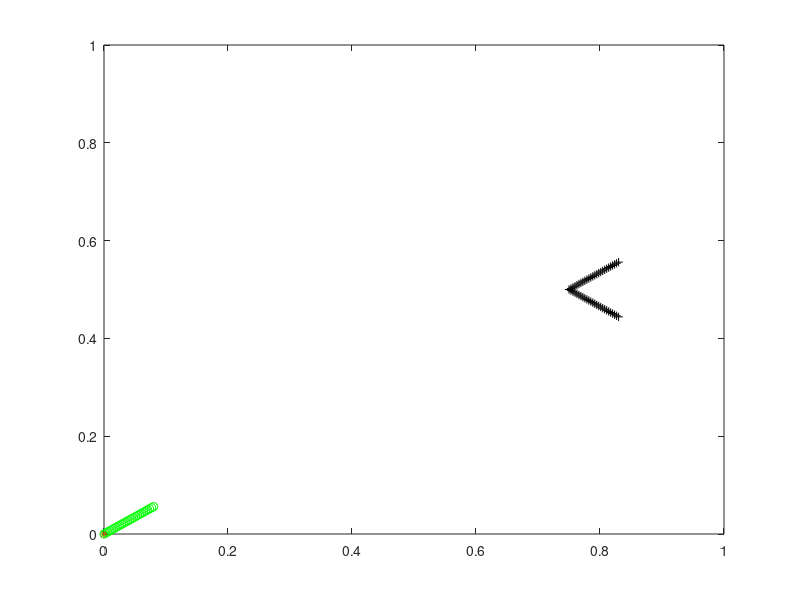

Here is the MATLAB script that generated this plot:
%-------------------------------------------------------------------------------------------------------------------%
%
% IB2d is an Immersed Boundary Code (IB) for solving fully coupled non-linear 
% 	fluid-structure interaction models. This version of the code is based off of
%	Peskin's Immersed Boundary Method Paper in Acta Numerica, 2002.
%
% Author: Nicholas A. Battista
% Email:  nick.battista@unc.edu
% Date Created: September 9th, 2016
% Institution: UNC-CH
%
% This code is capable of creating Lagrangian Structures using:
% 	1. Springs
% 	2. Beams (*torsional springs)
% 	3. Target Points
%	4. Muscle-Model (combined Force-Length-Velocity model, "HIll+(Length-Tension)")
%
% One is able to update those Lagrangian Structure parameters, e.g., spring constants, resting %%	lengths, etc
% 
% There are a number of built in Examples, mostly used for teaching purposes. 
% 
% If you would like us %to add a specific muscle model, please let Nick (nick.battista@unc.edu) know.
%
%--------------------------------------------------------------------------------------------------------------------%

%%%%%%%%%%%%%%%%%%%%%%%%%%%%%%%%%%%%%%%%%%%%%%%%%%%%%%%%%%%%%%%%%%%%%%%%%%%%%%%%%%%%%%
%
% FUNCTION: creates the geometry and prints associated input files
%
%%%%%%%%%%%%%%%%%%%%%%%%%%%%%%%%%%%%%%%%%%%%%%%%%%%%%%%%%%%%%%%%%%%%%%%%%%%%%%%%%%%%%%

function Make_Scallop_Geo_and_Input_Files()

%
% Grid Parameters (MAKE SURE MATCHES IN input2d !!!)
%
Nx =  128;        % # of Eulerian Grid Pts. in x-Direction (MUST BE EVEN!!!)
Lx = 1.0;        % Length of Eulerian Grid in x-Direction
dx = Lx/Nx;      % Grid spatial resolution

%
% Immersed Structure Geometric / Dynamic Parameters %
%
ds = 0.5*dx;              % Lagrangian Pt. Spacing (2x resolution of Eulerian grid)
struct_name = 'scallop'; % Name for .vertex, .spring, etc files. (must match what's in 'input2d')


% Call function to construct geometry
[xLag,yLag] = give_Me_Immsersed_Boundary_Geometry(ds,Lx);


half_len = (length(xLag)-1)/2;   % Computes # of Lag Pts on each "Arm"
ind_off = ceil( 0.33*half_len ); % Computes # of lags from center pt for muscle placement
b_ind = half_len - ind_off;      % Bottom index
t_ind = half_len+2 + ind_off;    % Top index
m_dist = sqrt( ( xLag(b_ind)-xLag(t_ind) )^2 + ( yLag(b_ind)-yLag(t_ind) )^2   );

%fprintf('\n\nIn give_Muscle_Activation\n --> Use %d for the Fm indices\n\n',b_ind);

% Test Muscle Placement
%plot( xLag( b_ind ), yLag( b_ind ), 'm*'); hold on;
%plot( xLag( t_ind ), yLag( t_ind ), 'm*'); hold on;


% Prints .vertex file!
print_Lagrangian_Vertices(xLag,yLag,struct_name);


% Prints .spring file!
k_Spring = 1e5;                    % Spring stiffness (does not need to be equal for all springs)
ds_Rest = ds;                        % Spring resting length (does not need to be equal for all springs)
print_Lagrangian_Springs(xLag,yLag,k_Spring,ds_Rest,struct_name);


% Prints .beam file!
k_Beam = 1e2;                      % Beam Stiffness (does not need to be equal for all beams)
C = compute_Curvatures(xLag,yLag); % Computes curvature of initial configuration
print_Lagrangian_Beams(xLag,yLag,k_Beam,C,struct_name);


% Prints .muscle file! [ a_f * Fmax *exp( -( (Q-1)/SK )^2 ) * (1/P0)*(b*P0-a*v)/(v+b); Q = LF/LFO ]
LFO = m_dist; SK = 0.3; a = 0.25; b = 4.0; Fmax = 1e3;
print_Lagrangian_Muscles(xLag,LFO,SK,a,b,Fmax,struct_name,b_ind,t_ind)


% Prints .target file!
%k_Target = 1e7;
%print_Lagrangian_Target_Pts(xLag,k_Target,struct_name);



%%%%%%%%%%%%%%%%%%%%%%%%%%%%%%%%%%%%%%%%%%%%%%%%%%%%%%%%%%%%%%%%%%%%%%%%
%
% FUNCTION: prints VERTEX points to a file called 'struct_name'.vertex
%
%%%%%%%%%%%%%%%%%%%%%%%%%%%%%%%%%%%%%%%%%%%%%%%%%%%%%%%%%%%%%%%%%%%%%%%%

function print_Lagrangian_Vertices(xLag,yLag,struct_name)

    N = length(xLag); % Total # of Lag. Pts

    vertex_fid = fopen([struct_name '.vertex'], 'w');

    fprintf(vertex_fid, '%d\n', N );

    %Loops over all Lagrangian Pts.
    for s = 1:N
        X_v = xLag(s);
        Y_v = yLag(s);
        fprintf(vertex_fid, '%1.16e %1.16e\n', X_v, Y_v);
    end

    fclose(vertex_fid);

    
    
%%%%%%%%%%%%%%%%%%%%%%%%%%%%%%%%%%%%%%%%%%%%%%%%%%%%%%%%%%%%%%%%%%%%%%%%
%
% FUNCTION: prints MUSCLE points to a file called "struct_name".muscle
%
%%%%%%%%%%%%%%%%%%%%%%%%%%%%%%%%%%%%%%%%%%%%%%%%%%%%%%%%%%%%%%%%%%%%%%%%

function print_Lagrangian_Muscles(xLag,LFO,SK,a,b,Fmax,struct_name,ind_b,ind_t)

    %N = length(xLag); %Number of Lagrangian Pts. Total

    muscle_fid = fopen([struct_name '.muscle'], 'w');

    fprintf(muscle_fid, '%d\n', 1 ); % Only 1 muscle

    %MUSCLES BETWEEN VERTICES
    fprintf(muscle_fid, '%d %d %1.16e %1.16e %1.16e %1.16e %1.16e\n', ind_b, ind_t, LFO, SK, a,b,Fmax);  
    
    fclose(muscle_fid);
   
    
%%%%%%%%%%%%%%%%%%%%%%%%%%%%%%%%%%%%%%%%%%%%%%%%%%%%%%%%%%%%%%%%%%%%%%%%
%
% FUNCTION: prints SPRING points to a file called 'struct_name'.spring
%
%%%%%%%%%%%%%%%%%%%%%%%%%%%%%%%%%%%%%%%%%%%%%%%%%%%%%%%%%%%%%%%%%%%%%%%%

function print_Lagrangian_Springs(xLag,yLag,k_Spring,ds_Rest,struct_name)

    N = length(xLag);

    spring_fid = fopen([struct_name '.spring'], 'w');

    fprintf(spring_fid, '%d\n', N-1 );    % Print # of springs 

    %spring_force = kappa_spring*ds/(ds^2);
        
    %SPRINGS BETWEEN VERTICES
    for s = 1:N
            if s < N         
                fprintf(spring_fid, '%d %d %1.16e %1.16e\n', s, s+1, k_Spring, ds_Rest);  
            %else
            %    %Case s=N
            %    fprintf(spring_fid, '%d %d %1.16e %1.16e\n', s, 1,   k_Spring, ds_Rest);  
            end
    end
    fclose(spring_fid);     
    
    
    
%%%%%%%%%%%%%%%%%%%%%%%%%%%%%%%%%%%%%%%%%%%%%%%%%%%%%%%%%%%%%%%%%%%%%%%%
%
% FUNCTION: prints TARGET points to a file called 'struct_name'.vertex
%
%%%%%%%%%%%%%%%%%%%%%%%%%%%%%%%%%%%%%%%%%%%%%%%%%%%%%%%%%%%%%%%%%%%%%%%%

function print_Lagrangian_Target_Pts(xLag,k_Target,struct_name)

    N = length(xLag);

    target_fid = fopen([struct_name '.target'], 'w');

    fprintf(target_fid, '%d\n', N );

    %Loops over all Lagrangian Pts.
    for s = 1:N
        fprintf(target_fid, '%d %1.16e\n', s, k_Target);
    end

    fclose(target_fid); 
    
    
%%%%%%%%%%%%%%%%%%%%%%%%%%%%%%%%%%%%%%%%%%%%%%%%%%%%%%%%%%%%%%%%%%%%%%%%%%%%%%%%%%%%%
%
% FUNCTION: prints BEAM (Torsional Spring) points to a file called 'struct_name'.beam
%
%%%%%%%%%%%%%%%%%%%%%%%%%%%%%%%%%%%%%%%%%%%%%%%%%%%%%%%%%%%%%%%%%%%%%%%%%%%%%%%%%%%%%

function print_Lagrangian_Beams(xLag,yLag,k_Beam,C,struct_name)

    % k_Beam: beam stiffness
    % C: beam curvature
    
    N = length(xLag); % NOTE: Total number of beams = Number of Total Lag Pts. - 2

    beam_fid = fopen([struct_name '.beam'], 'w');

    fprintf(beam_fid, '%d\n', N-2 );

    %spring_force = kappa_spring*ds/(ds^2);

    %BEAMS BETWEEN VERTICES
    for s = 2:N-1
            if  s <= N-1         
                fprintf(beam_fid, '%d %d %d %1.16e %1.16e\n',s-1, s, s+1, k_Beam, C(s) );  
            else
                %Case s=N
                fprintf(beam_fid, '%d %d %d %1.16e %1.16e\n',s-1, s, 1,   k_Beam, C(s) );  
            end
    end
    fclose(beam_fid); 
    
    
    
%%%%%%%%%%%%%%%%%%%%%%%%%%%%%%%%%%%%%%%%%%%%%%%%%%%%%%%%%%%%%%%%%%%%%%%%
%
% FUNCTION: computes "curvature" of starting configuration
% 
% NOTE: not curvature in the traditional geometric sense, in the 'discrete'
% sense through cross product.
%
% NOTE: assumes a CLOSED structure
%
%%%%%%%%%%%%%%%%%%%%%%%%%%%%%%%%%%%%%%%%%%%%%%%%%%%%%%%%%%%%%%%%%%%%%%%%

function C = compute_Curvatures(xLag,yLag)

N = length(xLag);
C = zeros( N );

%Note: needs to be done same order as you print .beam file!
for i=1:N
   
   % Pts Xp -> Xq -> Xr (same as beam force calc.)
   
   if ( (i > 1) && (i < N) )
   
        Xp = xLag(i-1); Xq = xLag(i); Xr = xLag(i+1);
        Yp = yLag(i-1); Yq = yLag(i); Yr = yLag(i+1);
   
   elseif (i==1)
       
        Xp = xLag(N); Xq = xLag(i); Xr = xLag(i+1);
        Yp = yLag(N); Yq = yLag(i); Yr = yLag(i+1);
       
   elseif (i==N)
       
        Xp = xLag(N-1); Xq = xLag(N); Xr = xLag(1);
        Yp = yLag(N-1); Yq = yLag(N); Yr = yLag(1);
       
   end
       
   C(i) = (Xr-Xq)*(Yq-Yp) - (Yr-Yq)*(Xq-Xp); %Cross product btwn vectors
      
end
    
    
%%%%%%%%%%%%%%%%%%%%%%%%%%%%%%%%%%%%%%%%%%%%%%%%%%%%%%%%%%%%%%%%%%%%%%%%%
%
% FUNCTION: creates the Lagrangian structure geometry
%
%%%%%%%%%%%%%%%%%%%%%%%%%%%%%%%%%%%%%%%%%%%%%%%%%%%%%%%%%%%%%%%%%%%%%%%%%
 
function [xLag,yLag] = give_Me_Immsersed_Boundary_Geometry(ds,Lx)
 
% ds: Lagrangian pt. spacing
% Lx: Length of Eulerian grid
 
% The immsersed structure is initially "an angle" of 10 degrees %
ang = 70*pi/180; % original angle
L = 1/10*Lx;     % Structure will be 1/20 of the length of the grid

% Create line of points
x = 0:ds:L;
y = zeros( 1, length( x ) );

% Rotate line of points
[xB,yB] = rotate_geometry_please(x,y,-ang/2);
[xT,yT] = rotate_geometry_please(x,y,ang/2);

% Put together!
xLag = [ xB(end:-1:2) xT ];
yLag = [ yB(end:-1:2) yT ];

xLag = xLag + 3/4*Lx;
yLag = yLag + 0.5*Lx;

% TESTING GEOMETRY
plot(xB,yB,'r*'); hold on;
plot(xT,yT,'go'); hold on;
plot( xLag, yLag, 'k+'); hold on;
axis([0 Lx 0 Lx]);

% for i=1:length(xLag)
%    plot( xLag(i), yLag(i), 'k+'); hold on;
%    axis([0 Lx 0 Lx]);
%    pause();
% end



%%%%%%%%%%%%%%%%%%%%%%%%%%%%%%%%%%%%%%%%%%%%%%%%%%%%%%%%%%%%%%%%%%%%%%%%%
%
% FUNCTION: rotate set of points
%
%%%%%%%%%%%%%%%%%%%%%%%%%%%%%%%%%%%%%%%%%%%%%%%%%%%%%%%%%%%%%%%%%%%%%%%%%

function [xN,yN] = rotate_geometry_please(x,y,ang)

% x,y original (x,y) coordinates before rotation
% ang: angle rotating by

xN = zeros( 1, length( x ) ); yN = xN;
for i=1:length(x)
   xN(i) = x(i)*cos(ang) - y(i)*sin(ang); 
   yN(i) = x(i)*sin(ang) + y(i)*cos(ang); 
end
